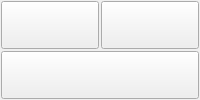
      <widget class="QWidget" name="page_58">
       <layout class="QGridLayout" name="gridLayout_61">
        <property name="margin">
         <number>1</number>
        </property>
        <property name="spacing">
         <number>2</number>
        </property>
        <item row="1" column="0">
         <layout class="QHBoxLayout" name="horizontalLayout_80">
          <item>
           <widget class="QPushButton" name="ui_10_Pane1BTN">
            <property name="sizePolicy">
             <sizepolicy hsizetype="Minimum" vsizetype="Expanding">
              <horstretch>0</horstretch>
              <verstretch>0</verstretch>
             </sizepolicy>
            </property>
            <property name="text">
             <string/>
            </property>
            <property name="view" stdset="0">
             <string>pane3</string>
            </property>
           </widget>
          </item>
         </layout>
        </item>
        <item row="0" column="0">
         <layout class="QHBoxLayout" name="horizontalLayout_81">
          <item>
           <widget class="QPushButton" name="ui_10_Pane2BTN">
            <property name="sizePolicy">
             <sizepolicy hsizetype="Minimum" vsizetype="Expanding">
              <horstretch>0</horstretch>
              <verstretch>0</verstretch>
             </sizepolicy>
            </property>
            <property name="text">
             <string/>
            </property>
            <property name="view" stdset="0">
             <string>pane1</string>
            </property>
           </widget>
          </item>
          <item>
           <widget class="QPushButton" name="ui_10_Pane3BTN">
            <property name="sizePolicy">
             <sizepolicy hsizetype="Minimum" vsizetype="Expanding">
              <horstretch>0</horstretch>
              <verstretch>0</verstretch>
             </sizepolicy>
            </property>
            <property name="text">
             <string/>
            </property>
            <property name="view" stdset="0">
             <string>pane2</string>
            </property>
           </widget>
          </item>
         </layout>
        </item>
       </layout>
      </widget>
